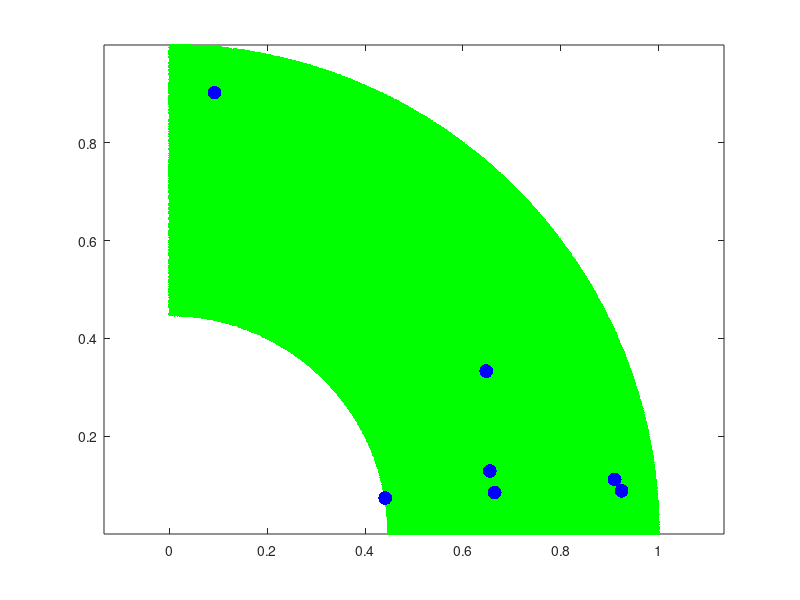

Recreate this plot in MATLAB. (Note: this script raises an error after producing the figure.)
clear all
close all
rand('seed',0);

x = rand(2,1000000);
ind = find((sum(x.^2)<1)& (sum(x.^2)>0.2) );
x=x(:,ind);

K=7;
centroides = x(:,1:K);

for i=1:50,
    
    plot(x(1,:),x(2,:),'.g');axis equal;hold on;
    plot(centroides(1,:),centroides(2,:),'.b','MarkerSize',30);hold
    
    for j=1:K,
      d(j,:) = d_euclid(x,centroides(:,j));
    end
    [~,clase]=min(d);
            
    for j=1:K,
      ind = find(clase==j);
      centroides(:,j)=meanpat(x(:,ind));
    end
                
end
hold on;
color=['rgbkymc'];
for i=1:7,
    ind = find(clase==i);
    plot(x(1,ind),x(2,ind),['.' color(i)]);
end
plot(centroides(1,:),centroides(2,:),'.b','MarkerSize',30);